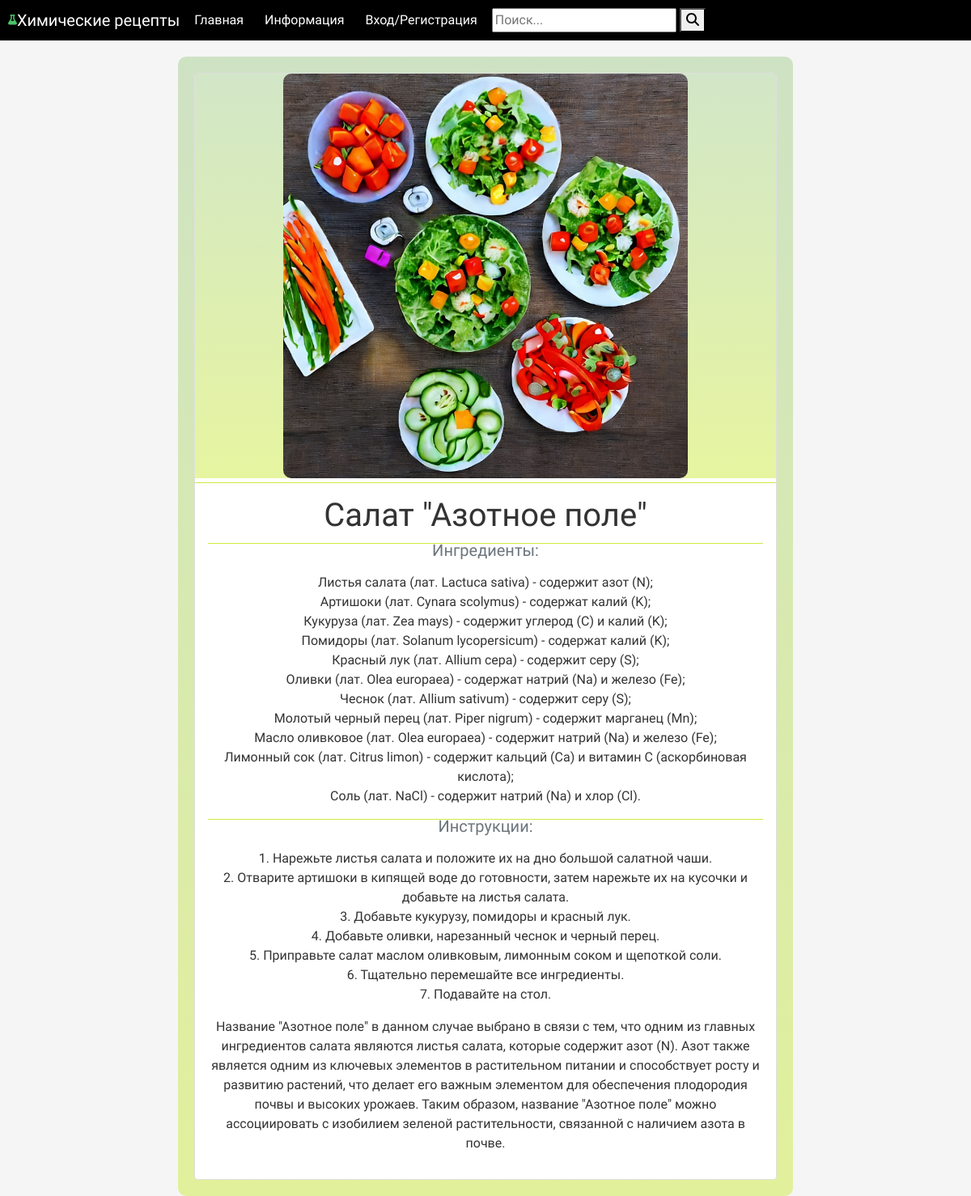
/1/, run on the app's committed database.
### recipes/models.py (models this page shows, shortened)
class Recipe(models.Model):
    name = models.CharField(max_length=100)
    ingredients = models.TextField()
    instructions = models.TextField()
    image = models.ImageField(upload_to='recipe_image/', blank=True, null=True)
    created_date = models.DateTimeField(auto_now_add=True)

### recipes/views.py (the view)
# urls.py: path('<int:recipe_id>/', views.recipe_detail, name='recipe_detail'),
def recipe_detail(request, recipe_id):
    recipe = get_object_or_404(Recipe, id=recipe_id)
    favorite_exists = False
    if request.user.is_authenticated:
        if Favorite.objects.filter(user=request.user, recipe=recipe).exists():
            favorite_exists = True
    context = {
        'recipe': recipe,
        'favorite_exists': favorite_exists,
    }
    return render(request, 'recipe_detail.html', context=context)

### recipes/templates/recipe_detail.html (shortened to what this page needs)
{% extends 'base.html' %}
{% block content %}
<div class="row">
    <div class="col-md-8 mx-auto" style="margin-top: 20px; padding: 20px; max-width: 1000px; background: linear-gradient(to bottom, rgba(180, 214, 163, 0.6), rgba(206, 235, 66, 0.5)); border-radius: 10px; text-align: center;">
        <div class="card">
            <div style="display: flex; justify-content: center; background: linear-gradient(to bottom, rgba(180, 214, 163, 0.6), rgba(206, 235, 66, 0.5));" ">
                <img src="{{ recipe.image.url }}" alt="{{ recipe.name }}" class="card-img-top" style="width: 500px; height: 500px; object-position: center center; object-fit: cover; border-radius: 10px; ">
            </div>
            <div style="margin-top: 5px; border-top: 1px solid rgba(206, 235, 66, 1);">
                <div class="card-body text-center">
                    <h1 class="card-title">{{ recipe.name }}</h1>
                    <div style="margin-top: 10px; border-top: 1px solid rgba(206, 235, 66, 1);"> </div>
                    <h5 class="card-subtitle mb-2 text-muted">Ингредиенты:</h5>
                    <p class="card-text">{{ recipe.ingredients|linebreaks }}</p>
                    <div style="margin-top: 10px; border-top: 1px solid rgba(206, 235, 66, 1);"> </div>
                    <h5 class="card-subtitle mb-2 text-muted">Инструкции:</h5>
                    <p class="card-text">{{ recipe.instructions|linebreaks }}</p>
                </div>
            </div>
        </div>
    </div>
</div>
{% endblock %}

### recipes/templates/base.html (shortened to what this page needs)
{% load static %}
<!DOCTYPE html>
<html lang="en">
<head>
    <link href="{% static 'fontawesomefree/css/fontawesome.css' %}" rel="stylesheet" type="text/css">
    <link href="{% static 'fontawesomefree/css/brands.css' %}" rel="stylesheet" type="text/css">
    <link href="{% static 'fontawesomefree/css/solid.css' %}" rel="stylesheet" type="text/css">
    <link rel="stylesheet" href="{% static 'recipes/css/bootstrap.min.css' %}">
</head>
<body>
    <nav class="navbar navbar-custom navbar-expand-lg style=" background: linear-gradient(to right, #f12711, #f5af19);"">
        <a class="navbar-brand" href="/">
            <i class="fas fa-flask fa-spin fa-spin-reverse fa-2xs" style="color: #4bc369;"></i>Химические рецепты
        </a>
        <div class="collapse navbar-collapse" id="navbarNav">
            <ul class="navbar-nav">
                <li class="nav-item {% if request.resolver_match.url_name == 'home' %}active{% endif %}">
                    <a class="nav-link" href="{% url 'home' %}">Главная</a>
                </li>
                <li class="nav-item {% if request.resolver_match.url_name == 'about' %}active{% endif %}">
                    <a class="nav-link" href="{% url 'about' %}">Информация </a>
                </li>
            </ul>
            <ul class="navbar-nav ml-auto">
                {% if user.is_authenticated %}
                <li class="nav-item">
                    <a class="nav-link" href="{% url 'favorite_recipes' %}"><i class="fas fa-star"></i>Избранное</a>
                </li>
                <li class="nav-item">
                    <a class="nav-link" href="{% url 'logout' %}">Выход</a>
                </li>
                {% else %}
                <li class="nav-item {% if request.resolver_match.url_name == 'login' %}active{% endif %}">
                    <a class="nav-link" href="{% url 'login' %}">
                        Вход/Регистрация
                    </a>
                </li>
                {% endif %}
            </ul>
            <ul class="navbar-nav mr-auto" >
                <li class="nav-item">
                        <form method="get" action="{% url 'search' %}">
                            <input type="text" name="query" placeholder="Поиск...">
                            <button type="submit"><i class="fas fa-search"></i></button>
                        </form>
                </li>
            </ul>
        </div>
    </nav>
    <div class="container" >
        {% block content %}{% endblock %}
    </div>
</body>
</html>

### data on the page
Recipe: image (picture), name "Салат \"Азотное поле\"", ingredients "Листья салата (лат. Lactuca sativa) - содержит азот (N); Артишоки (лат. Cynara scolymus) - содержат калий (K); Кукуруза (лат. Zea mays) - содержит углерод (C) и калий (K); Помидоры (лат. Solanum lycopersicum) - содержат калий (K); Красный лук (лат. Allium cepa) - содержит серу (S); Оливки (лат. Olea europaea) - содержат натрий (Na) и железо (Fe); Чеснок (лат. Allium sativum) - содержит серу (S); Молотый черный перец (лат. Piper nigrum) - содержит марганец (Mn); Масло оливковое (лат. Olea europaea) - содержит натрий (Na) и железо (Fe); Лимонный сок (лат. Citrus limon) - содержит кальций (Ca) и витамин C (аскорбиновая кислота); Соль (лат. NaCl) - содержит натрий (Na) и хлор (Cl).", instructions "1. Нарежьте листья салата и положите их на дно большой салатной чаши. 2. Отварите артишоки в кипящей воде до готовности, затем нарежьте их на кусочки и добавьте на листья салата. 3. Добавьте кукурузу, помидоры и красный лук. 4. Добавьте оливки, нарезанный чеснок и черный перец. 5. Приправьте салат маслом оливковым, лимонным соком и щепоткой соли. 6. Тщательно перемешайте все ингредиенты. 7. Подавайте на стол. Название \"Азотное поле\" в данном случае выбрано в связи с тем, что одним из главных ингредиентов салата являются листья салата, которые содержит азот (N). Азот также является одним из ключевых элементов в растительном питании и способствует росту и развитию растений, что делает его…"
